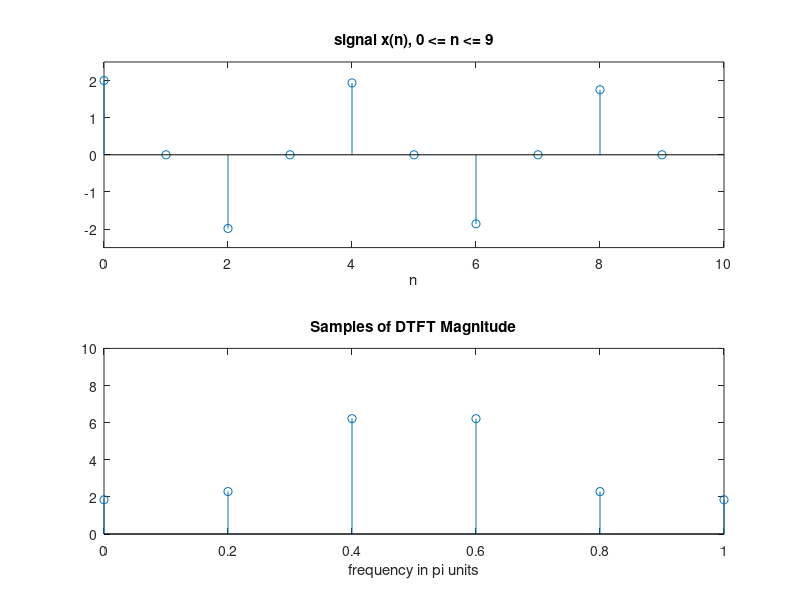

MATLAB code for this plot: (Note: this script raises an error after producing the figure.)
% Chapter 05: Example 05.08: HiRes Spectrum

%

% High resolution spectrum based on 100 samples of the signal x(n)

subplot(1,1,1)

n=[0:1:99];

x=cos(0.48*pi*n)+cos(0.52*pi*n);

subplot(2,1,1);stem(n,x);title('signal x(n), 0 <= n <= 99');xlabel('n')

axis([0,100,-2.5,2.5])

X=fft(x);magX=abs(X(1:1:51));

k=0:1:50;w=2*pi/100*k;

subplot(2,1,2);plot(w/pi,magX);title('DTFT Magnitude');xlabel('frequency in pi units')

axis([0,1,0,60])

disp('Press RETURN to continue');pause;

%print -deps2 me0508c.eps; subplot

%

% Spectrum based on the first 10 samples of x(n)

n1=[0:1:9];y1=x(1:1:10);

subplot(2,1,1);stem(n1,y1);title('signal x(n), 0 <= n <= 9');xlabel('n')

axis([0,10,-2.5,2.5])

Y1=fft(y1);magY1=abs(Y1(1:1:6));

k1=0:1:5;w1=2*pi/10*k1;

subplot(2,1,2);stem(w1/pi,magY1);title('Samples of DTFT Magnitude');

xlabel('frequency in pi units')

axis([0,1,0,10])

disp('Press RETURN to continue');pause;

print -deps2 me0508a.eps; subplot

%

% high density Spectrum (50 samples) based on the first 10 samples of x(n)

n2=[0:1:49];y2=[x(1:1:10) zeros(1,40)];

subplot(2,1,1);stem(n2,y2);title('signal x(n), 0 <= n <= 9 + 40 zeros');xlabel('n')

axis([0,50,-2.5,2.5])

Y2=fft(y2);magY2=abs(Y2(1:1:26));

k2=0:1:25;w2=2*pi/50*k2;

subplot(2,1,2);plot(w2/pi,magY2);title('DTFT Magnitude');xlabel('frequency in pi units')

axis([0,1,0,10])

disp('Press RETURN to continue');pause; subplot

%

% High density spectrum (100 samples) based on the first 10 samples of x(n)

n3=[0:1:99];y3=[x(1:1:10) zeros(1,90)];

subplot(2,1,1);stem(n3,y3);title('signal x(n), 0 <= n <= 9 + 90 zeros');xlabel('n')

axis([0,100,-2.5,2.5])

Y3=fft(y3);magY3=abs(Y3(1:1:51));

k3=0:1:50;w3=2*pi/100*k3;

subplot(2,1,2);plot(w3/pi,magY3);title('DTFT Magnitude');xlabel('frequency in pi units')

axis([0,1,0,10])

disp('Press RETURN to continue');pause;

%print -deps2 me0508b.eps; subplot



